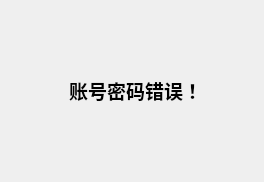
<?xml version="1.0" encoding="UTF-8"?>
<ui version="4.0">
 <class>Dialog</class>
 <widget class="QDialog" name="Dialog">
  <property name="geometry">
   <rect>
    <x>0</x>
    <y>0</y>
    <width>264</width>
    <height>182</height>
   </rect>
  </property>
  <property name="windowTitle">
   <string>Dialog</string>
  </property>
  <widget class="QLabel" name="label">
   <property name="geometry">
    <rect>
     <x>20</x>
     <y>20</y>
     <width>231</width>
     <height>141</height>
    </rect>
   </property>
   <property name="font">
    <font>
     <family>思源宋体 CN</family>
     <pointsize>14</pointsize>
     <weight>75</weight>
     <bold>true</bold>
    </font>
   </property>
   <property name="mouseTracking">
    <bool>false</bool>
   </property>
   <property name="acceptDrops">
    <bool>false</bool>
   </property>
   <property name="toolTip">
    <string/>
   </property>
   <property name="statusTip">
    <string/>
   </property>
   <property name="text">
    <string>账号密码错误！</string>
   </property>
   <property name="alignment">
    <set>Qt::AlignCenter</set>
   </property>
  </widget>
 </widget>
 <resources/>
 <connections/>
</ui>
